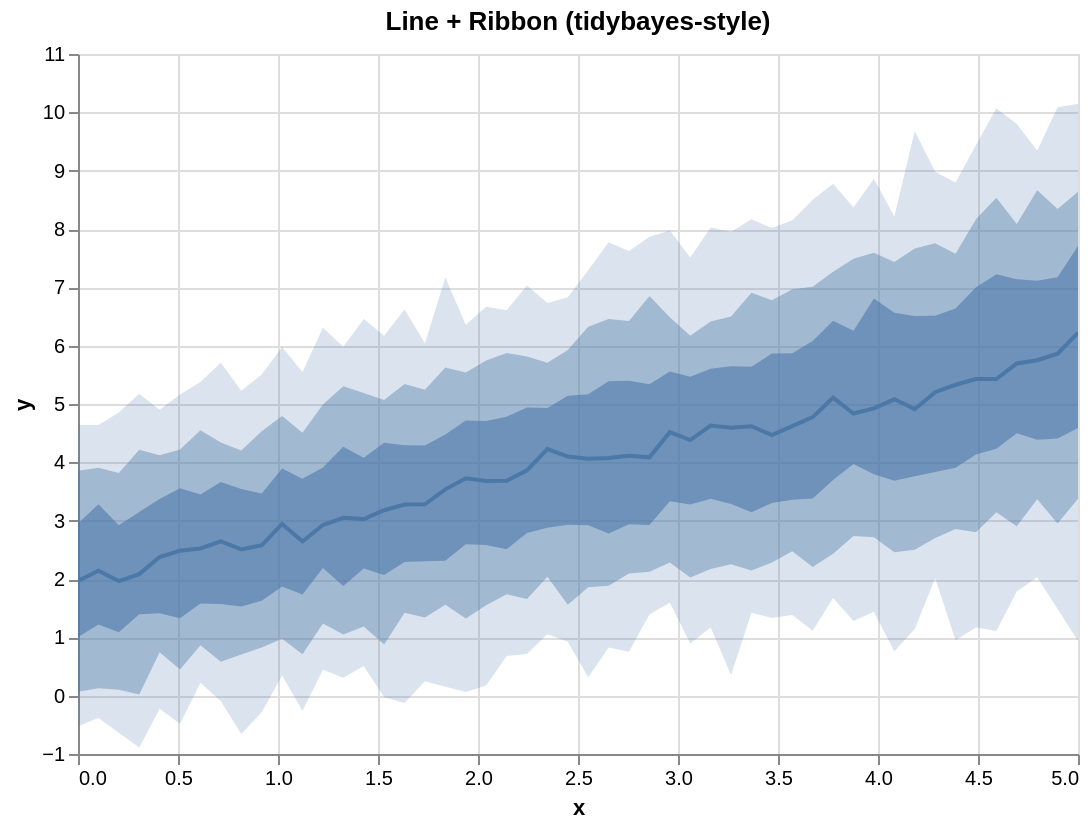

Describe this chart as a Vega-Lite specification.
### Vega-Lite specification from a JSON file in a GitHub repository (floating-point values rounded to 4 significant figures)
{"$schema": "https://vega.github.io/schema/vega-lite/v5.json", "config": {"axis": {"labelLimit": 0}, "header": {"labelLimit": 0}, "legend": {"labelLimit": 0}}, "data": {"values": [{"__median__": 4.112, "hi_0_5_": 5.397, "hi_0_8_": 6.423, "hi_0_95_": 7.622, "lo_0_5_": 2.94, "lo_0_8_": 2.093, "lo_0_95_": 0.7516, "x": 2.755}, {"__median__": 2.925, "hi_0_5_": 3.912, "hi_0_8_": 4.993, "hi_0_95_": 6.309, "lo_0_5_": 2.189, "lo_0_8_": 1.237, "lo_0_95_": 0.4443, "x": 1.224}, {"__median__": 4.593, "hi_0_5_": 5.649, "hi_0_8_": 6.501, "hi_0_95_": 7.952, "lo_0_5_": 3.287, "lo_0_8_": 2.251, "lo_0_95_": 0.3529, "x": 3.265}, {"__median__": 5.108, "hi_0_5_": 6.428, "hi_0_8_": 7.268, "hi_0_95_": 8.774, "lo_0_5_": 3.698, "lo_0_8_": 2.431, "lo_0_95_": 1.674, "x": 3.776}, {"__median__": 5.427, "hi_0_5_": 7.0, "hi_0_8_": 8.166, "hi_0_95_": 9.439, "lo_0_5_": 4.133, "lo_0_8_": 2.803, "lo_0_95_": 1.169, "x": 4.49}, {"__median__": 2.143, "hi_0_5_": 3.283, "hi_0_8_": 3.906, "hi_0_95_": 4.64, "lo_0_5_": 1.22, "lo_0_8_": 0.128, "lo_0_95_": -0.382, "x": 0.102}, {"__median__": 5.08, "hi_0_5_": 6.565, "hi_0_8_": 7.436, "hi_0_95_": 8.216, "lo_0_5_": 3.685, "lo_0_8_": 2.457, "lo_0_95_": 0.7585, "x": 4.082}, {"__median__": 2.083, "hi_0_5_": 3.147, "hi_0_8_": 4.216, "hi_0_95_": 5.174, "lo_0_5_": 1.394, "lo_0_8_": 0.01902, "lo_0_95_": -0.8885, "x": 0.3061}, {"__median__": 5.751, "hi_0_5_": 7.114, "hi_0_8_": 8.666, "hi_0_95_": 9.344, "lo_0_5_": 4.386, "lo_0_8_": 3.367, "lo_0_95_": 2.028, "x": 4.796}, {"__median__": 4.227, "hi_0_5_": 4.93, "hi_0_8_": 5.707, "hi_0_95_": 6.731, "lo_0_5_": 2.879, "lo_0_8_": 2.038, "lo_0_95_": 1.051, "x": 2.347}, {"__median__": 1.963, "hi_0_5_": 2.923, "hi_0_8_": 3.816, "hi_0_95_": 4.856, "lo_0_5_": 1.089, "lo_0_8_": 0.1004, "lo_0_95_": -0.635, "x": 0.2041}, {"__median__": 4.63, "hi_0_5_": 5.606, "hi_0_8_": 6.415, "hi_0_95_": 8.027, "lo_0_5_": 3.376, "lo_0_8_": 2.17, "lo_0_95_": 1.171, "x": 3.163}, {"__median__": 4.913, "hi_0_5_": 6.507, "hi_0_8_": 7.665, "hi_0_95_": 9.681, "lo_0_5_": 3.764, "lo_0_8_": 2.5, "lo_0_95_": 1.143, "x": 4.184}, {"__median__": 3.864, "hi_0_5_": 4.938, "hi_0_8_": 5.812, "hi_0_95_": 7.03, "lo_0_5_": 2.787, "lo_0_8_": 1.658, "lo_0_95_": 0.7144, "x": 2.245}, {"__median__": 4.061, "hi_0_5_": 5.168, "hi_0_8_": 6.326, "hi_0_95_": 7.294, "lo_0_5_": 2.922, "lo_0_8_": 1.861, "lo_0_95_": 0.3139, "x": 2.551}, {"__median__": 2.944, "hi_0_5_": 3.896, "hi_0_8_": 4.796, "hi_0_95_": 5.977, "lo_0_5_": 1.871, "lo_0_8_": 0.9766, "lo_0_95_": 0.3462, "x": 1.02}, {"__median__": 4.619, "hi_0_5_": 5.869, "hi_0_8_": 6.969, "hi_0_95_": 8.151, "lo_0_5_": 3.357, "lo_0_8_": 2.478, "lo_0_95_": 1.381, "x": 3.571}, {"__median__": 4.926, "hi_0_5_": 6.807, "hi_0_8_": 7.592, "hi_0_95_": 8.861, "lo_0_5_": 3.795, "lo_0_8_": 2.714, "lo_0_95_": 1.44, "x": 3.98}, {"__median__": 2.646, "hi_0_5_": 3.661, "hi_0_8_": 4.342, "hi_0_95_": 5.706, "lo_0_5_": 1.57, "lo_0_8_": 0.5809, "lo_0_95_": -0.09617, "x": 0.7143}, {"__median__": 5.202, "hi_0_5_": 6.514, "hi_0_8_": 7.754, "hi_0_95_": 8.982, "lo_0_5_": 3.834, "lo_0_8_": 2.702, "lo_0_95_": 2.014, "x": 4.286}, {"__median__": 2.506, "hi_0_5_": 3.542, "hi_0_8_": 4.202, "hi_0_95_": 5.226, "lo_0_5_": 1.53, "lo_0_8_": 0.7078, "lo_0_95_": -0.6584, "x": 0.8163}, {"__median__": 4.075, "hi_0_5_": 5.392, "hi_0_8_": 6.455, "hi_0_95_": 7.774, "lo_0_5_": 2.78, "lo_0_8_": 1.885, "lo_0_95_": 0.8277, "x": 2.653}, {"__median__": 5.863, "hi_0_5_": 7.173, "hi_0_8_": 8.345, "hi_0_95_": 10.09, "lo_0_5_": 4.41, "lo_0_8_": 2.953, "lo_0_95_": 1.485, "x": 4.898}, {"__median__": 4.086, "hi_0_5_": 5.337, "hi_0_8_": 6.85, "hi_0_95_": 7.867, "lo_0_5_": 2.924, "lo_0_8_": 2.122, "lo_0_95_": 1.39, "x": 2.857}, {"__median__": 3.537, "hi_0_5_": 4.479, "hi_0_8_": 5.624, "hi_0_95_": 7.167, "lo_0_5_": 2.315, "lo_0_8_": 1.557, "lo_0_95_": 0.1533, "x": 1.837}, {"__median__": 4.774, "hi_0_5_": 6.081, "hi_0_8_": 7.01, "hi_0_95_": 8.5, "lo_0_5_": 3.381, "lo_0_8_": 2.205, "lo_0_95_": 1.115, "x": 3.673}, {"__median__": 3.685, "hi_0_5_": 4.783, "hi_0_8_": 5.873, "hi_0_95_": 6.607, "lo_0_5_": 2.511, "lo_0_8_": 1.738, "lo_0_95_": 0.6779, "x": 2.143}, {"__median__": 5.696, "hi_0_5_": 7.137, "hi_0_8_": 8.087, "hi_0_95_": 9.8, "lo_0_5_": 4.497, "lo_0_8_": 2.906, "lo_0_95_": 1.787, "x": 4.694}, {"__median__": 3.05, "hi_0_5_": 4.268, "hi_0_8_": 5.303, "hi_0_95_": 5.979, "lo_0_5_": 1.881, "lo_0_8_": 1.047, "lo_0_95_": 0.3061, "x": 1.327}, {"__median__": 2.484, "hi_0_5_": 3.556, "hi_0_8_": 4.218, "hi_0_95_": 5.161, "lo_0_5_": 1.328, "lo_0_8_": 0.4505, "lo_0_95_": -0.4832, "x": 0.5102}, {"__median__": 4.099, "hi_0_5_": 5.14, "hi_0_8_": 5.925, "hi_0_95_": 6.829, "lo_0_5_": 2.929, "lo_0_8_": 1.56, "lo_0_95_": 0.9254, "x": 2.449}, {"__median__": 4.382, "hi_0_5_": 5.468, "hi_0_8_": 6.17, "hi_0_95_": 7.511, "lo_0_5_": 3.278, "lo_0_8_": 2.025, "lo_0_95_": 0.8942, "x": 3.061}, {"__median__": 6.22, "hi_0_5_": 7.709, "hi_0_8_": 8.64, "hi_0_95_": 10.15, "lo_0_5_": 4.59, "lo_0_8_": 3.376, "lo_0_95_": 0.938, "x": 5.0}, {"__median__": 5.427, "hi_0_5_": 7.224, "hi_0_8_": 8.534, "hi_0_95_": 10.07, "lo_0_5_": 4.231, "lo_0_8_": 3.144, "lo_0_95_": 1.108, "x": 4.592}, {"__median__": 2.523, "hi_0_5_": 3.446, "hi_0_8_": 4.551, "hi_0_95_": 5.377, "lo_0_5_": 1.579, "lo_0_8_": 0.8658, "lo_0_95_": 0.2219, "x": 0.6122}, {"__median__": 3.725, "hi_0_5_": 4.716, "hi_0_8_": 5.538, "hi_0_95_": 6.359, "lo_0_5_": 2.595, "lo_0_8_": 1.322, "lo_0_95_": 0.06251, "x": 1.939}, {"__median__": 3.179, "hi_0_5_": 4.334, "hi_0_8_": 5.071, "hi_0_95_": 6.17, "lo_0_5_": 2.068, "lo_0_8_": 0.8755, "lo_0_95_": -0.02727, "x": 1.531}, {"__median__": 4.837, "hi_0_5_": 6.257, "hi_0_8_": 7.492, "hi_0_95_": 8.368, "lo_0_5_": 3.973, "lo_0_8_": 2.735, "lo_0_95_": 1.282, "x": 3.878}, {"__median__": 3.68, "hi_0_5_": 4.709, "hi_0_8_": 5.746, "hi_0_95_": 6.667, "lo_0_5_": 2.584, "lo_0_8_": 1.551, "lo_0_95_": 0.1751, "x": 2.041}, {"__median__": 3.027, "hi_0_5_": 4.08, "hi_0_8_": 5.19, "hi_0_95_": 6.458, "lo_0_5_": 2.181, "lo_0_8_": 1.184, "lo_0_95_": 0.5106, "x": 1.429}, {"__median__": 2.376, "hi_0_5_": 3.373, "hi_0_8_": 4.123, "hi_0_95_": 4.902, "lo_0_5_": 1.412, "lo_0_8_": 0.7442, "lo_0_95_": -0.2235, "x": 0.4082}, {"__median__": 4.619, "hi_0_5_": 5.639, "hi_0_8_": 6.908, "hi_0_95_": 8.167, "lo_0_5_": 3.143, "lo_0_8_": 2.144, "lo_0_95_": 1.423, "x": 3.367}, {"__median__": 1.966, "hi_0_5_": 2.95, "hi_0_8_": 3.858, "hi_0_95_": 4.641, "lo_0_5_": 1.008, "lo_0_8_": 0.06737, "lo_0_95_": -0.524, "x": 0.0}, {"__median__": 5.33, "hi_0_5_": 6.637, "hi_0_8_": 7.576, "hi_0_95_": 8.799, "lo_0_5_": 3.908, "lo_0_8_": 2.859, "lo_0_95_": 0.9499, "x": 4.388}, {"__median__": 2.578, "hi_0_5_": 3.465, "hi_0_8_": 4.534, "hi_0_95_": 5.505, "lo_0_5_": 1.628, "lo_0_8_": 0.8256, "lo_0_95_": -0.2858, "x": 0.9184}, {"__median__": 3.28, "hi_0_5_": 4.288, "hi_0_8_": 5.242, "hi_0_95_": 6.042, "lo_0_5_": 2.306, "lo_0_8_": 1.34, "lo_0_95_": 0.2472, "x": 1.735}, {"__median__": 4.516, "hi_0_5_": 5.556, "hi_0_8_": 6.489, "hi_0_95_": 7.974, "lo_0_5_": 3.334, "lo_0_8_": 2.284, "lo_0_95_": 1.591, "x": 2.959}, {"__median__": 3.277, "hi_0_5_": 4.292, "hi_0_8_": 5.342, "hi_0_95_": 6.62, "lo_0_5_": 2.292, "lo_0_8_": 1.422, "lo_0_95_": -0.1252, "x": 1.633}, {"__median__": 4.466, "hi_0_5_": 5.867, "hi_0_8_": 6.777, "hi_0_95_": 8.015, "lo_0_5_": 3.301, "lo_0_8_": 2.282, "lo_0_95_": 1.331, "x": 3.469}, {"__median__": 2.643, "hi_0_5_": 3.72, "hi_0_8_": 4.507, "hi_0_95_": 5.551, "lo_0_5_": 1.734, "lo_0_8_": 0.7085, "lo_0_95_": -0.2601, "x": 1.122}]}, "height": 350, "layer": [{"_lr_layer": true, "encoding": {"tooltip": [{"field": "x", "title": "x", "type": "quantitative"}, {"field": "__median__", "title": "median", "type": "quantitative"}, {"field": "lo_0_95_", "title": "95% lo", "type": "quantitative"}, {"field": "hi_0_95_", "title": "95% hi", "type": "quantitative"}], "x": {"field": "x", "scale": {"zero": false}, "type": "quantitative"}, "y": {"field": "lo_0_95_", "scale": {"zero": false}, "title": "y", "type": "quantitative"}, "y2": {"field": "hi_0_95_"}}, "mark": {"line": false, "opacity": 0.2, "type": "area"}, "params": [{"bind": "scales", "name": "grid", "select": {"encodings": ["x", "y"], "type": "interval"}}]}, {"_lr_layer": true, "encoding": {"tooltip": [{"field": "x", "title": "x", "type": "quantitative"}, {"field": "__median__", "title": "median", "type": "quantitative"}, {"field": "lo_0_95_", "title": "95% lo", "type": "quantitative"}, {"field": "hi_0_95_", "title": "95% hi", "type": "quantitative"}], "x": {"field": "x", "scale": {"zero": false}, "type": "quantitative"}, "y": {"field": "lo_0_8_", "scale": {"zero": false}, "title": "y", "type": "quantitative"}, "y2": {"field": "hi_0_8_"}}, "mark": {"line": false, "opacity": 0.4, "type": "area"}}, {"_lr_layer": true, "encoding": {"tooltip": [{"field": "x", "title": "x", "type": "quantitative"}, {"field": "__median__", "title": "median", "type": "quantitative"}, {"field": "lo_0_95_", "title": "95% lo", "type": "quantitative"}, {"field": "hi_0_95_", "title": "95% hi", "type": "quantitative"}], "x": {"field": "x", "scale": {"zero": false}, "type": "quantitative"}, "y": {"field": "lo_0_5_", "scale": {"zero": false}, "title": "y", "type": "quantitative"}, "y2": {"field": "hi_0_5_"}}, "mark": {"line": false, "opacity": 0.6, "type": "area"}}, {"_lr_layer": true, "encoding": {"tooltip": [{"field": "x", "title": "x", "type": "quantitative"}, {"field": "__median__", "title": "median", "type": "quantitative"}, {"field": "lo_0_95_", "title": "95% lo", "type": "quantitative"}, {"field": "hi_0_95_", "title": "95% hi", "type": "quantitative"}], "x": {"field": "x", "scale": {"zero": false}, "type": "quantitative"}, "y": {"field": "__median__", "scale": {"zero": false}, "title": "y", "type": "quantitative"}}, "mark": {"strokeWidth": 2, "type": "line"}}], "title": "Line + Ribbon (tidybayes-style)", "width": 500}
